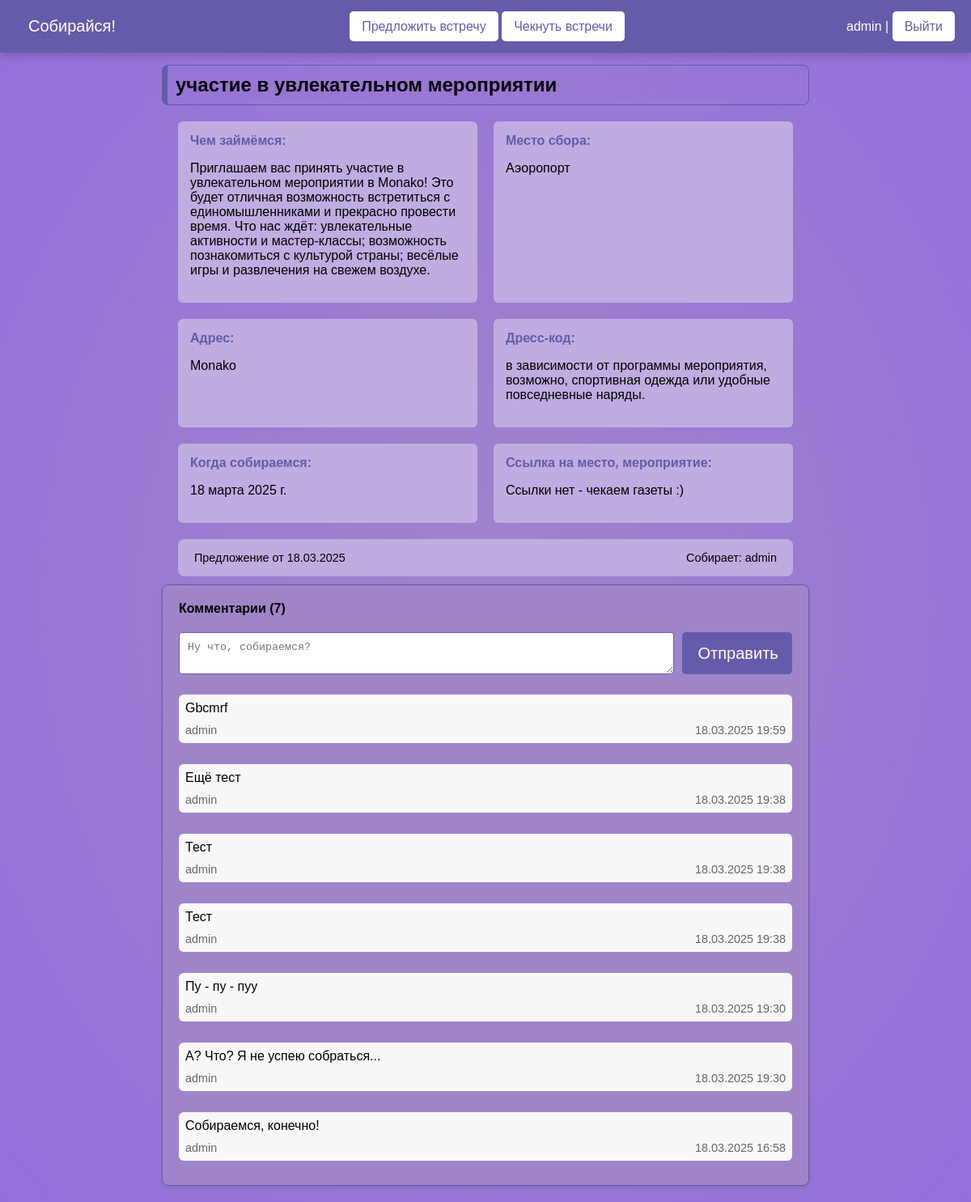
The app's page /check/5/ (signed in), older data.
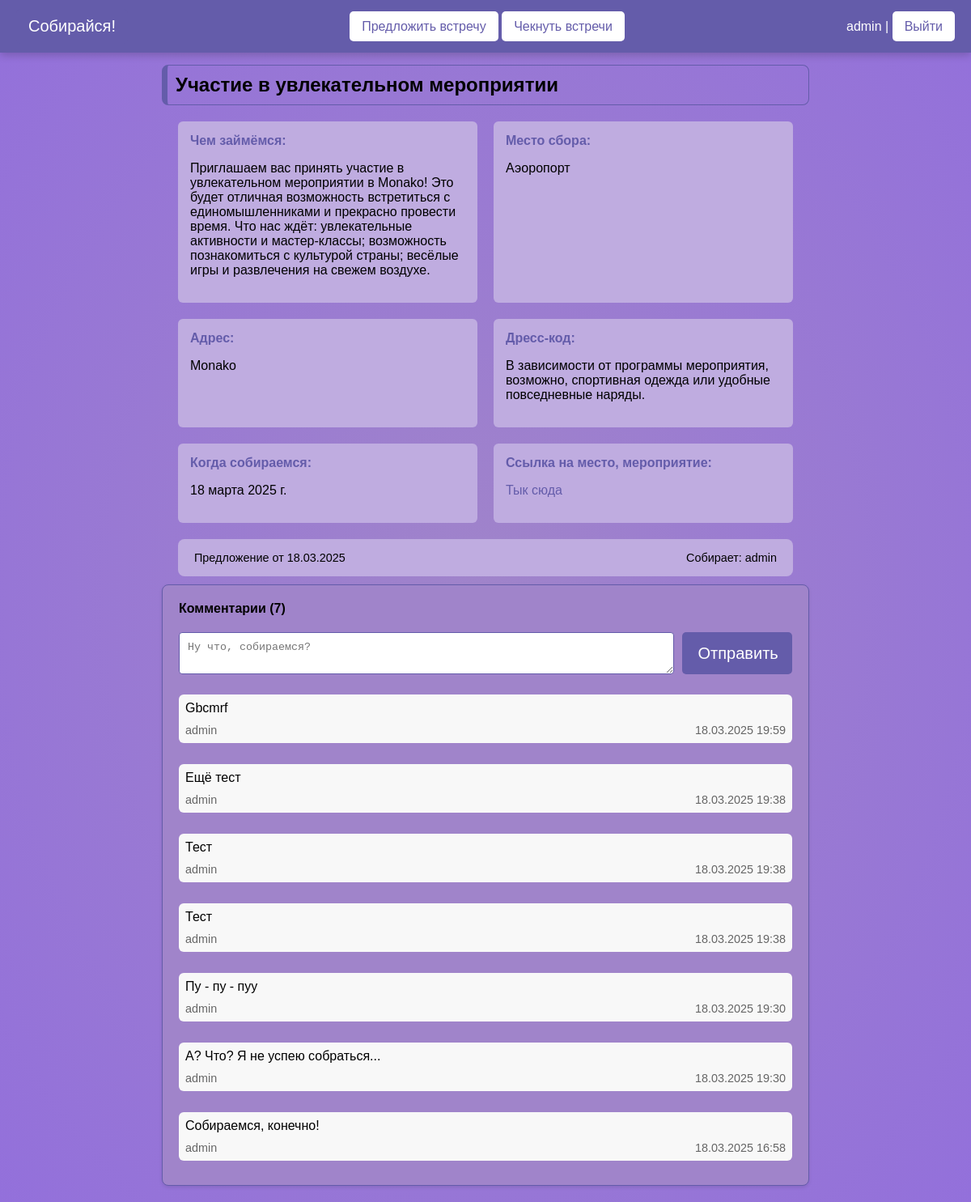
The same page, newer data.
### meetings/models.py (models this page shows, shortened)
class Meeting(models.Model):
    author = models.ForeignKey(User, on_delete=models.SET_NULL, null=True)
    reason_to_meet = models.CharField('Повод для встречи', max_length=150)
    meeting_place = models.CharField('Место сбора' ,max_length=255)
    address = models.CharField('Адрес', max_length=150)
    what_to_do = models.TextField('Чем займёмся')
    dress_code = models.CharField('Дресс-код', max_length=150)
    link = models.URLField('Ссылка на место, мероприятие', blank=True)
    date_meeting = models.DateField('Когда собираемся')
    date_create = models.DateField(auto_now_add=True)

### meetings/views.py (the view)
# urls.py: path('check/<int:pk>/', views.meeting_detail, name='meeting_detail'),
@login_required
def meeting_detail(request, pk):
    meeting = get_object_or_404(Meeting, pk=pk)
    comments = meeting.comments.all().order_by('-created_date')
    if request.method == 'POST':
        form = CommentForm(request.POST)
        if form.is_valid() and request.user.is_authenticated:
            comment = form.save(commit=False)
            comment.meeting = meeting
            comment.author = request.user
            comment.save()
            return redirect('meeting_detail', pk=pk)
    else:
        form = CommentForm()
    return render(request, 'meetings/meeting_detail.html', {
        'meeting': meeting,
        'comments': comments,
        'form': form
    })

### meetings/forms.py
class CommentForm(ModelForm):
    class Meta:
        model = Comment
        fields = ('text',)
        widgets = {
            'text': Textarea(attrs={
                'class': 'form-control',
                'rows': 2,
                'placeholder': 'Ну что, собираемся?'
            })
        }

### meetings/templates/meetings/meeting_detail.html (shortened to what this page needs)
{% extends 'base.html' %}
{% load static %}
{% block content %}
<link rel="stylesheet" type="text/css" href="{% static 'meetings/css/detail.css' %}"/>
<div class="custom-container">
    <div class="meeting-card">
        <div class="card-header">
            <h2 class="meeting-title">{{ meeting.reason_to_meet }}</h2>
        </div>
        <div class="card-content">
            <div class="details-grid">
                <div class="detail-item">
                    <h4>Чем займёмся:</h4>
                    <p>{{ meeting.what_to_do }}</p>
                </div>
                <div class="detail-item">
                    <h4>Место сбора:</h4>
                    <p>{{ meeting.meeting_place }}</p>
                </div>
                <div class="detail-item">
                    <h4>Адрес:</h4>
                    <p>{{ meeting.address }}</p>
                </div>
                <div class="detail-item">
                    <h4>Дресс-код:</h4>
                    <p>{{ meeting.dress_code }}</p>
                </div>
                <div class="detail-item">
                    <h4>Когда собираемся:</h4>
                    <p>{{ meeting.date_meeting }}</p>
                </div>
                {% if meeting.link %}
                <div class="detail-item">
                    <h4>Ссылка на место, мероприятие:</h4>
                    <p><a href="{{ meeting.link }}" class="custom-link">Тык сюда</a></p>
                </div>
                {% else %}
                <div class="detail-item">
                    <h4>Ссылка на место, мероприятие:</h4>
                    <p>Ссылки нет - чекаем газеты :)</p>
                </div>
                {% endif %}
            </div>
            <div class="meeting-footer">
                <span>Предложение от {{ meeting.date_create|date:"d.m.Y" }}</span>
                <span>Собирает: {{ meeting.author.username }}</span>
            </div>
        </div>
    </div>
    <div class="comments-section">
        <div class="comments-header">
            <h4>Комментарии ({{ comments.count }})</h4>
        </div>
        <form method="post" class="comment-form">
            <textarea name="text" placeholder="Ну что, собираемся?"></textarea>
            <button type="submit">Отправить</button>
        </form>
        <div class="comments-list">
            {% for comment in comments %}
            <div class="comment-card">
                <p class="comment-text">{{ comment.text }}</p>
                <div class="comment-info">
                    <span>{{ comment.author.username }}</span>
                    <span>{{ comment.created_date|date:"d.m.Y H:i" }}</span>
                </div>
            </div>
            {% empty %}
            <p class="no-comments">Пока нет комментариев</p>
            {% endfor %}
        </div>
    </div>
</div>
{% endblock %}

Row changes from the older to the newer data that the page shows:
changed Meeting "Аэоропорт": reason_to_meet "участие в увлекательном мероприятии" → "Участие в увлекательном мероприятии"; dress_code "в зависимости от программы мероприятия, возможно, спортивная одежда или удобные повседневные наряды." → "В зависимости от программы мероприятия, возможно, спортивная одежда или удобные повседневные наряды."; link empty → "https://t.me/Aksenona" (drawn)
Text that changed along with them:
text no longer shown: "Ссылки нет - чекаем газеты :)"
text now shown: "Тык сюда"
